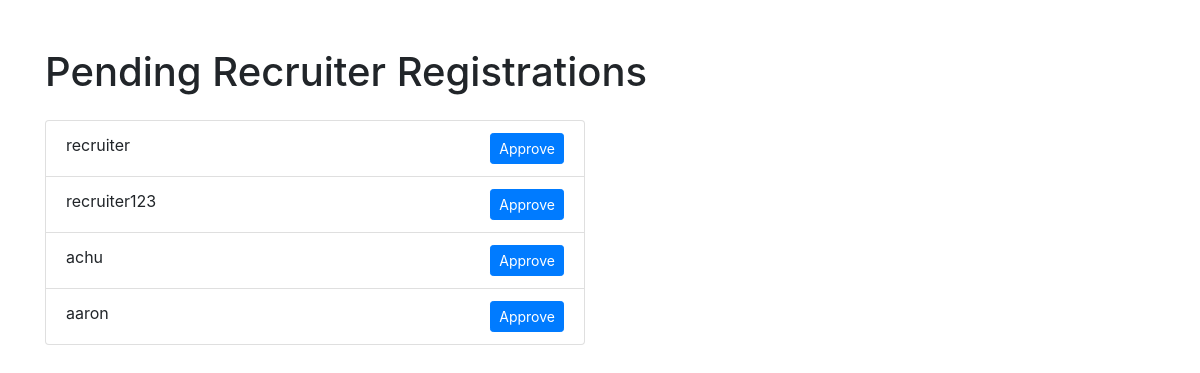
/pending-recruiters/ (signed in), run on the app's committed database.
### account/models.py (models this page shows)
class User(AbstractUser):
    is_admin = models.BooleanField('Is admin', default=False)
    is_jobseeker = models.BooleanField('Is jobseeker', default=False)
    is_recruiter = models.BooleanField('Is recruiter', default=False)
    is_approved = models.BooleanField('Is approved', default=False)

### account/views.py (the view)
# urls.py: path('pending-recruiters/', pending_recruiter_registrations, name='pending_recruiter_registrations'),
@staff_member_required
def pending_recruiter_registrations(request):
    pending_recruiters = User.objects.filter(is_recruiter=True, is_approved=False)
    return render(request, 'pending_recruiters.html', {'pending_recruiters': pending_recruiters})

### templates/pending_recruiters.html (shortened to what this page needs)
<!DOCTYPE html>
<html lang="en">
<head>
    <link rel="stylesheet" href="https://stackpath.bootstrapcdn.com/bootstrap/4.5.2/css/bootstrap.min.css">
</head>
<body>
    <div class="container mt-5">
        <h1 class="mb-4">Pending Recruiter Registrations</h1>
        <div class="row">
            <div class="col-md-6">
                <ul class="list-group">
                    {% for recruiter in pending_recruiters %}
                        <li class="list-group-item">
                            {{ recruiter.username }}
                            <a href="{% url 'approve_recruiter' recruiter.id %}" class="btn btn-primary btn-sm float-right">Approve</a>
                        </li>
                    {% endfor %}
                </ul>
            </div>
        </div>
    </div>
</body>
</html>

### data on the page
User: username "recruiter"
User: username "recruiter123"
User: username "achu"
User: username "aaron"
